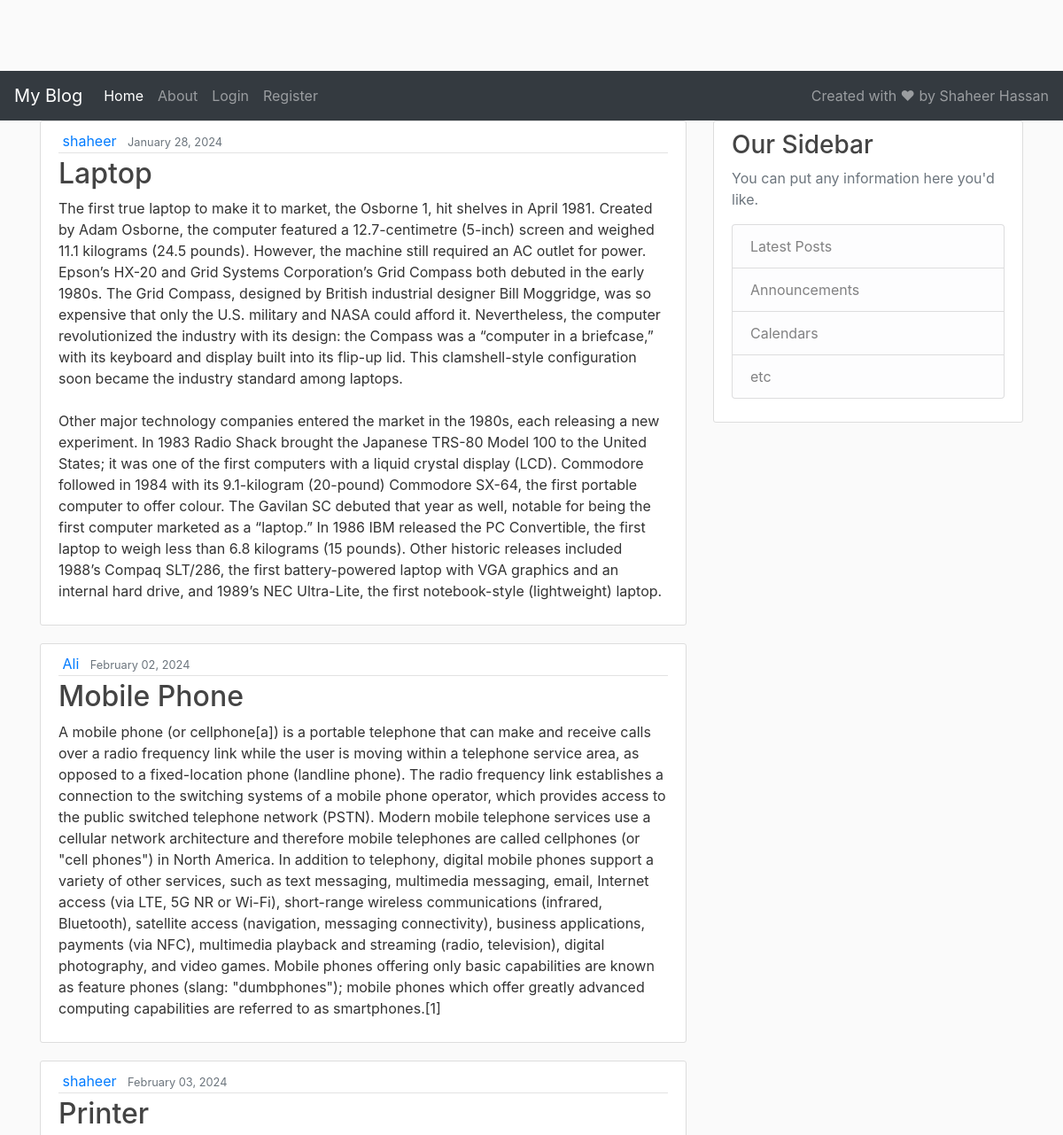
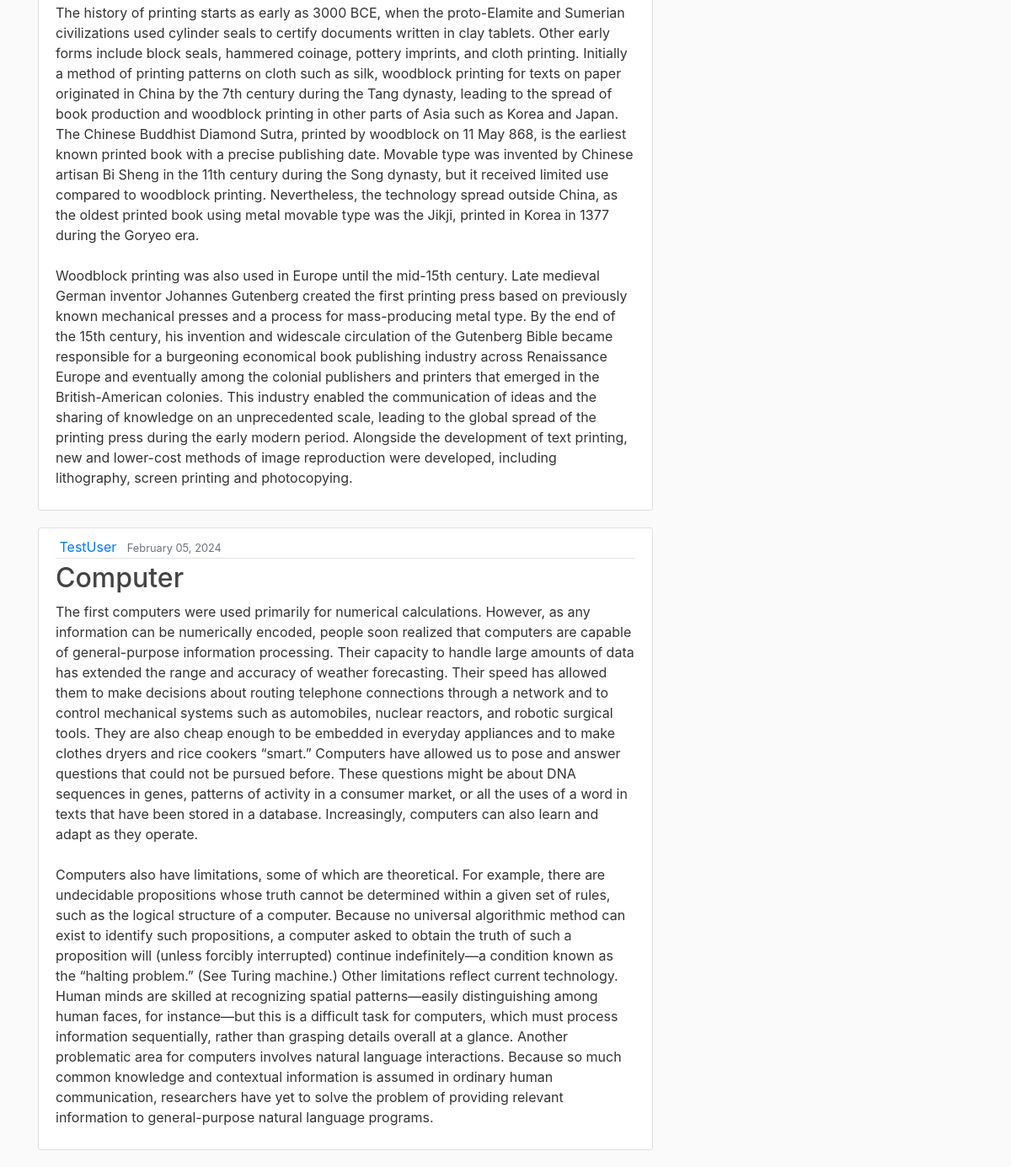
The page / on the database its author committed (2 pictures, top to bottom).
### blog/models.py (models this page shows, shortened)
class Post(models.Model):
    title = models.CharField(max_length=100)
    content = models.TextField()
    date_posted = models.DateTimeField(default=timezone.now)
    author = models.ForeignKey(User, on_delete=models.CASCADE)

### blog/views.py (the view)
# urls.py: path("", views.home, name="blog-home"),
def home(request):
    context = {"posts": Post.objects.all()}
    return render(request, "blog/home.html", context)

### blog/templates/blog/home.html (shortened to what this page needs)
{% extends "blog/base.html" %}
{% load static %}
{% block content %}
    {% for post in posts %}
    <article class="media content-section">
        <div class="media-body">
          <div class="article-metadata">
            <a class="mr-2" href="#">{{ post.author }}</a>
            <small class="text-muted">{{ post.date_posted | date:"F d, Y" }}</small>
          </div>
          <h2><a class="article-title" href="#">{{ post.title }}</a></h2>
          <p class="article-content">{{ post.content }}</p>
        </div>
      </article>
    {% endfor %}
{% endblock content %}

### blog/templates/blog/base.html (shortened to what this page needs)
{% load static %}
<!DOCTYPE html>
<html lang="en">
<head>
    <link rel="stylesheet" href="https://maxcdn.bootstrapcdn.com/bootstrap/4.0.0/css/bootstrap.min.css">
    <link rel="stylesheet" href="{% static 'blog/main.css' %}">
</head>
<body>
    <nav class="navbar navbar-expand-lg navbar-dark bg-dark">
        <a class="navbar-brand" href="{% url 'blog-home' %}">My Blog</a>
        <div class="collapse navbar-collapse" id="navbarText">
          <ul class="navbar-nav mr-auto">
            <li class="nav-item active">
              <a class="nav-link" href="{% url 'blog-home' %}">Home <span class="sr-only">(current)</span></a>
            </li>
            <li class="nav-item">
              <a class="nav-link" href="{% url 'blog-about' %}">About</a>
            </li>
            {% if user.is_authenticated %}
            <li class="nav-item">
              <a class="nav-link" href="{% url 'profile' %}">Profile</a>
            </li>
            <li class="nav-item">
              <a class="nav-link" href="{% url 'logout' %}">Logout</a>
            </li>
            {% else %}
            <li class="nav-item">
              <a class="nav-link" href="{% url 'login' %}">Login</a>
            </li>
            <li class="nav-item">
              <a class="nav-link" href="{% url 'register' %}">Register</a>
            </li>
            {% endif %}
          </ul>
          <span class="navbar-text">
            Created with ❤ by Shaheer Hassan
          </span>
        </div>
      </nav>
    <main role="main" class="container">
      <div class="row">
        <div class="col-md-8">
          {% block content %}{% endblock %}
        </div>
        <div class="col-md-4">
          <div class="content-section">
            <h3>Our Sidebar</h3>
            <p class='text-muted'>You can put any information here you'd like.
              <ul class="list-group">
                <li class="list-group-item list-group-item-light">Latest Posts</li>
                <li class="list-group-item list-group-item-light">Announcements</li>
                <li class="list-group-item list-group-item-light">Calendars</li>
                <li class="list-group-item list-group-item-light">etc</li>
              </ul>
            </p>
          </div>
        </div>
      </div>
    </main>
</body>
</html>

### django_project/static/blog/main.css (style rules this page uses)
body { background: #fafafa; color: #333333; margin-top: 5rem; }
h1, h2, h3, h4, h5, h6 { color: #444444; }
ul { margin: 0; }
.content-section { background: #ffffff; padding: 10px 20px; border: 1px solid #dddddd; border-radius: 3px; margin-bottom: 20px; }
.article-title { color: #444444; }
.article-content { white-space: pre-line; }
.article-metadata { padding-bottom: 1px; margin-bottom: 4px; border-bottom: 1px solid #e3e3e3 }

### rows shown on the page
Post: author "shaheer", date_posted "January 28, 2024", title "Laptop", content "The first true laptop to make it to market, the Osborne 1, hit shelves in April 1981. Created by Adam Osborne, the computer featured a 12.7-centimetre (5-inch) screen and weighed 11.1 kilograms (24.5 pounds). However, the machine still required an AC outlet for power. Epson’s HX-20 and Grid Systems Corporation’s Grid Compass both debuted in the early 1980s. The Grid Compass, designed by British industrial designer Bill Moggridge, was so expensive that only the U.S. military and NASA could afford it. Nevertheless, the computer revolutionized the industry with its design: the Compass was a “computer in a briefcase,” with its keyboard and display built into its flip-up lid. This…"
Post: author "Ali", date_posted "February 02, 2024", title "Mobile Phone", content "A mobile phone (or cellphone[a]) is a portable telephone that can make and receive calls over a radio frequency link while the user is moving within a telephone service area, as opposed to a fixed-location phone (landline phone). The radio frequency link establishes a connection to the switching systems of a mobile phone operator, which provides access to the public switched telephone network (PSTN). Modern mobile telephone services use a cellular network architecture and therefore mobile telephones are called cellphones (or \"cell phones\") in North America. In addition to telephony, digital mobile phones support a variety of other services, such as text messaging, multimedia messaging,…"
Post: author "shaheer", date_posted "February 03, 2024", title "Printer", content "The history of printing starts as early as 3000 BCE, when the proto-Elamite and Sumerian civilizations used cylinder seals to certify documents written in clay tablets. Other early forms include block seals, hammered coinage, pottery imprints, and cloth printing. Initially a method of printing patterns on cloth such as silk, woodblock printing for texts on paper originated in China by the 7th century during the Tang dynasty, leading to the spread of book production and woodblock printing in other parts of Asia such as Korea and Japan. The Chinese Buddhist Diamond Sutra, printed by woodblock on 11 May 868, is the earliest known printed book with a precise publishing date. Movable type was…"
Post: author "TestUser", date_posted "February 05, 2024", title "Computer", content "The first computers were used primarily for numerical calculations. However, as any information can be numerically encoded, people soon realized that computers are capable of general-purpose information processing. Their capacity to handle large amounts of data has extended the range and accuracy of weather forecasting. Their speed has allowed them to make decisions about routing telephone connections through a network and to control mechanical systems such as automobiles, nuclear reactors, and robotic surgical tools. They are also cheap enough to be embedded in everyday appliances and to make clothes dryers and rice cookers “smart.” Computers have allowed us to pose and answer questions…"
